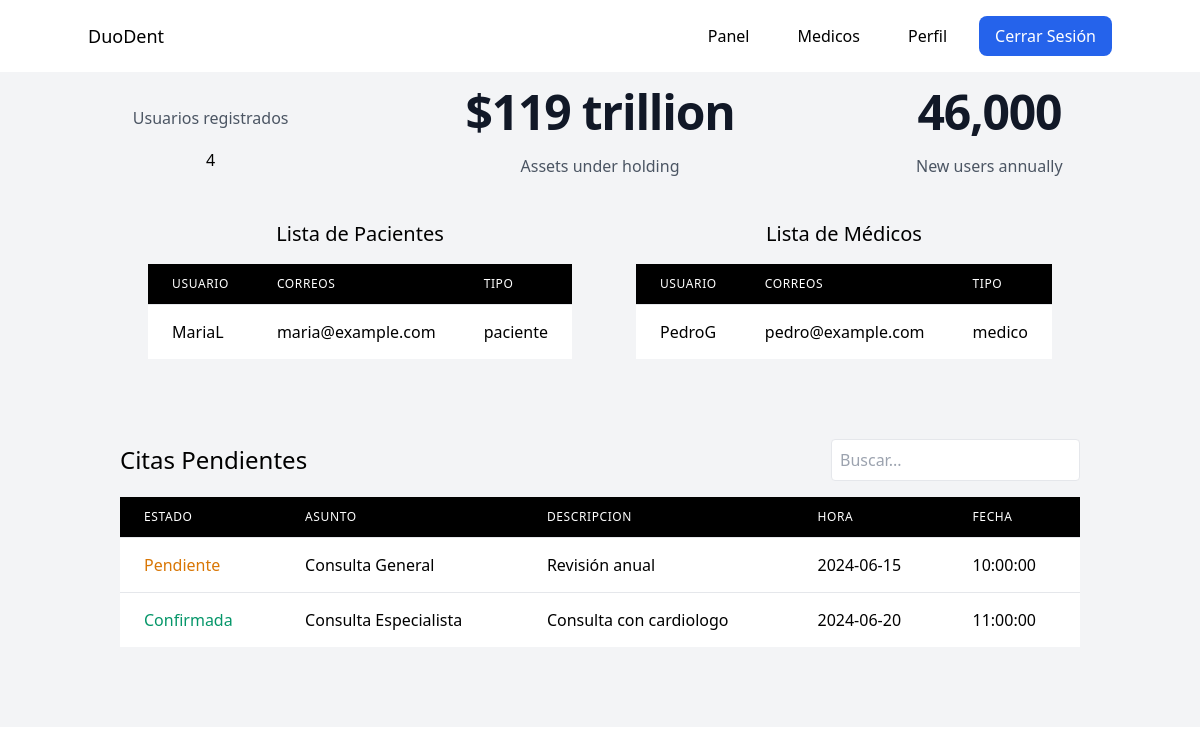
Screenshot of /dashboard.php (signed in) with the database file from the repository.
### tables this page shows
CREATE TABLE User (
    ID_User INTEGER PRIMARY KEY auto_increment,
    Username VARCHAR(50) NOT NULL,
    Clave VARCHAR(50) NOT NULL,
    ConfirmClave VARCHAR(50) NOT NULL,
    Correo VARCHAR(50),
    Id_rol INTEGER NOT NULL,
    tipo VARCHAR(50),  
    FOREIGN KEY (Id_rol) REFERENCES Roles(ID_Rol)
);

CREATE TABLE Citas (
    ID_Cita INTEGER PRIMARY KEY auto_increment,
    Asunto VARCHAR(100),
    Descripcion VARCHAR(255),
    Fecha DATE,
    Hora TIME,
    Tiempo TIME,
    Estado VARCHAR(20),
    Id_User INTEGER NOT NULL,
    FOREIGN KEY (Id_User) REFERENCES User(ID_User)
);

### models/Usuario.php (called while the page is built, shortened)
<?php
class Usuario
{
    public function mostrarPorTipo($tipo)
    {
        $conn = new Conn();
        $conexion = $conn->conectar();
        $resultados = [];
        $sql = "SELECT * FROM user WHERE tipo = ?";
        $stmt = $conexion->prepare($sql);
        if ($stmt->execute([$tipo])) {
            while ($fila = $stmt->fetch(PDO::FETCH_ASSOC)) {
                $resultados[] = $fila;
            }
        } else {
            error_log('Error al ejecutar la consulta: ' . $stmt->errorInfo()[2]);
        }
        return $resultados;
    }
}

### controllers/UsuarioController.php (called while the page is built, shortened)
<?php
require_once "models/Usuario.php";
class UsuarioController
{
    public function mostrarPaciente()
    {
        $tipo = 'paciente';
        $usuario = new Usuario();
        return $usuario->mostrarPorTipo($tipo);
    }
    public function mostrarMedicos()
    {
        $usuario = new Usuario();
        return $usuario->mostrarPorTipo('medico');
    }
}

### models/Citas.php (called while the page is built, shortened)
<?php
class Citas
{
    public function mostrar()
    {
        $conn = new Conn();
        $conexion = $conn->conectar();
        $sql = "SELECT * FROM citas";
        $resultado = $conexion->query($sql);
        return $resultado;
    }
}

### controllers/CitaController.php (called while the page is built, shortened)
<?php
require_once "models/Citas.php";
class CitasController
{
    public function mostrar()
    {
        $citas = new Citas();
        return $citas->mostrar();
    }
}

### dashboard.php (the view, shortened to what this page needs)
<?php
require_once "controllers/UsuarioController.php";
require_once "controllers/CitaController.php";
$usuarioController = new UsuarioController();
$pacientes = $usuarioController->mostrarPaciente();
$medicos = $usuarioController->mostrarMedicos();
$citaController = new CitasController();
$citas = $citaController->mostrar();
?>
<?php
require_once 'layout/header.php';
require_once 'layout/nav.php';
?>
<div class="bg-gray-100">
    <div class="bg-gray-100 py-4">
        <div class="mx-auto max-w-7xl px-6 lg:px-8">
            <dl class="grid grid-cols-1 gap-x-8 gap-y-16 text-center lg:grid-cols-3">
                <div class="mx-auto flex max-w-xs flex-col gap-y-4">
                    <dt class="text-base leading-7 text-gray-600">Usuarios registrados</dt>
                    4
                </div>
                <div class="mx-auto flex max-w-xs flex-col gap-y-4">
                    <dt class="text-base leading-7 text-gray-600">Assets under holding</dt>
                    <dd class="order-first text-3xl font-semibold tracking-tight text-gray-900 sm:text-5xl">$119 trillion</dd>
                </div>
                <div class="mx-auto flex max-w-xs flex-col gap-y-4">
                    <dt class="text-base leading-7 text-gray-600">New users annually</dt>
                    <dd class="order-first text-3xl font-semibold tracking-tight text-gray-900 sm:text-5xl">46,000</dd>
                </div>
            </dl>
        </div>
    </div>
    <div class="p-6 bg-gray-100">
        <div class="text-center flex gap-x-16 justify-center">
            <div class="mb-6">
                <h2 class="text-xl mb-4">Lista de Pacientes</h2>
                <div class="overflow-x-auto">
                    <table class="min-w-full divide-y divide-gray-200">
                        <thead class="bg-black">
                            <tr>
                                <th class="px-6 py-3 text-left text-xs font-medium text-white uppercase tracking-wider">Usuario</th>
                                <th class="px-6 py-3 text-left text-xs font-medium text-white uppercase tracking-wider">Correos</th>
                                <th class="px-6 py-3 text-left text-xs font-medium text-white uppercase tracking-wider">Tipo</th>
                            </tr>
                        </thead>
                        <tbody class="bg-white divide-y divide-gray-200">
                            <?php foreach ($pacientes as $paciente) : ?>
                                <tr>
                                    <td class="px-6 py-4 whitespace-nowrap"><?php echo $paciente["Username"] ?></td>
                                    <td class="px-6 py-4 whitespace-nowrap"><?php echo $paciente["Correo"] ?></td>
                                    <td class="px-6 py-4 whitespace-nowrap"><?php echo $paciente["tipo"] ?></td>
                                </tr>
                            <?php endforeach; ?>
                        </tbody>
                    </table>
                </div>
            </div>
            <div class="">
                <h2 class="text-xl mb-4">Lista de Médicos</h2>
                <div class="overflow-x-auto">
                    <table class="min-w-full divide-y divide-gray-200">
                        <thead class="bg-black">
                            <tr>
                                <th class="px-6 py-3 text-left text-xs font-medium text-white uppercase tracking-wider">Usuario</th>
                                <th class="px-6 py-3 text-left text-xs font-medium text-white uppercase tracking-wider">Correos</th>
                                <th class="px-6 py-3 text-left text-xs font-medium text-white uppercase tracking-wider">Tipo</th>
                            </tr>
                        </thead>
                        <tbody class="bg-white divide-y divide-gray-200">
                            <?php foreach ($medicos as $medico) : ?>
                                <tr>
                                    <td class="px-6 py-4 whitespace-nowrap"><?php echo $medico["Username"] ?></td>
                                    <td class="px-6 py-4 whitespace-nowrap"><?php echo $medico["Correo"] ?></td>
                                    <td class="px-6 py-4 whitespace-nowrap"><?php echo $medico["tipo"] ?></td>
                                </tr>
                            <?php endforeach; ?>
                        </tbody>
                    </table>
                </div>
            </div>
        </div>
        <div class="p-6 bg-gray-100">
            <div class="container mx-auto px-4 sm:px-6 lg:px-8 py-8">
                <div class="flex items-center justify-between mb-4">
                    <h2 class="text-2xl">Citas Pendientes</h2>
                    <input type="text" id="searchInput" onkeyup="searchTable()" placeholder="Buscar..." class="p-2 border rounded">
                </div>
                <div class="overflow-x-auto">
                    <table class="min-w-full divide-y divide-gray-200">
                        <thead class="bg-black">
                            <tr>
                                <th class="px-6 py-3 text-left text-xs font-medium text-white uppercase tracking-wider">Estado</th>
                                <th class="px-6 py-3 text-left text-xs font-medium text-white uppercase tracking-wider">Asunto</th>
                                <th class="px-6 py-3 text-left text-xs font-medium text-white uppercase tracking-wider">Descripcion</th>
                                <th class="px-6 py-3 text-left text-xs font-medium text-white uppercase tracking-wider">Hora</th>
                                <th class="px-6 py-3 text-left text-xs font-medium text-white uppercase tracking-wider">Fecha</th>
                            </tr>
                        </thead>
                        <tbody class="bg-white divide-y divide-gray-200">
                            <?php foreach ($citas as $cita) :
                                $estadoClass = '';
                                if ($cita["Estado"] == "Pendiente") {
                                    $estadoClass = 'bg-yellow-300 text-yellow-600';
                                } elseif ($cita["Estado"] == "Confirmada") {
                                    $estadoClass = 'bg-green-300 text-green-600';
                                }
                            ?>
                                <tr>
                                    <td class="px-6 py-4 whitespace-nowrap<?php echo $estadoClass ?>"><?php echo $cita["Estado"] ?></td>
                                    <td class="px-6 py-4 whitespace-nowrap"><?php echo $cita["Asunto"] ?></td>
                                    <td class="px-6 py-4 whitespace-nowrap"><?php echo $cita["Descripcion"] ?></td>
                                    <td class="px-6 py-4 whitespace-nowrap"><?php echo $cita["Fecha"] ?></td>
                                    <td class="px-6 py-4 whitespace-nowrap"><?php echo $cita["Hora"] ?></td>
                                </tr>
                            <?php endforeach; ?>
                        </tbody>
                    </table>
                </div>
            </div>
        </div>
    </div>
    <link rel="stylesheet" href="https://cdn.datatables.net/1.10.25/css/jquery.dataTables.min.css">
</div>

### layout/header.php (shortened to what this page needs)
<head>
    <link href="https://cdn.jsdelivr.net/npm/tailwindcss@2.2.19/dist/tailwind.min.css" rel="stylesheet">
</head>

### layout/nav.php (shortened to what this page needs)
<header class="text-black py-4">
    <div class="container mx-auto flex justify-between items-center">
        <a href="index.php" class="text-lg sm">DuoDent</a>
        <div class="flex flex-col md:flex-row items-center justify-center space-y-4 md:space-y-0 md:space-x-4">
            <?php
            if (isset($_SESSION["tipo"])) { ?>
                <?php
                switch ($_SESSION["tipo"]) {
                    case 'paciente': ?>
                    <?php
                    case 'admin': ?>
                        <a href="dashboard.php" class="text-black px-4 py-2 rounded hover:text-blue-600">Panel</a>
                        <a href="#" class="text-black px-4 py-2 rounded hover:text-blue-600">Medicos</a>
                        <a href="#" class="text-black px-4 py-2 rounded hover:text-blue-600">Perfil</a>
                        <div>
                            <a href="logout.php" class="bg-blue-600 text-white px-4 py-2 rounded-lg
                                hover:bg-blue-700 block md:inline-block">Cerrar Sesión</a>
                        </div>
                        <?php break; ?>
                <?php break;
                }
                ?>
            <?php } ?>
        </div>
    </div>
</header>

### rows the page displays
user: Username "MariaL", Correo "maria@example.com", tipo "paciente"
user: Username "PedroG", Correo "pedro@example.com", tipo "medico"
citas: Estado "Pendiente", Asunto "Consulta General", Descripcion "Revisión anual", Fecha "2024-06-15", Hora "10:00:00"
citas: Estado "Confirmada", Asunto "Consulta Especialista", Descripcion "Consulta con cardiologo", Fecha "2024-06-20", Hora "11:00:00"
